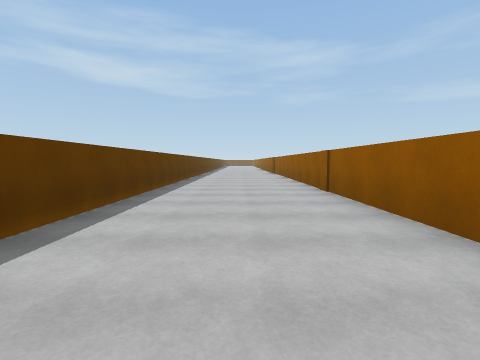
view 1 (above)

18 first-person views from a walk through a Unity game level. The camera is 1.3 m above the floor, tilts 4° down and sees 85° across. The floor is counted in squares, 1.8 m on a side. Each view is taken from the middle of a square. On the plan, view 1 faces up. The plan holds only what a view shows up to about 9 squares ahead; the rest is blank. The place goes on beyond the plan. The player is left out.

view 2
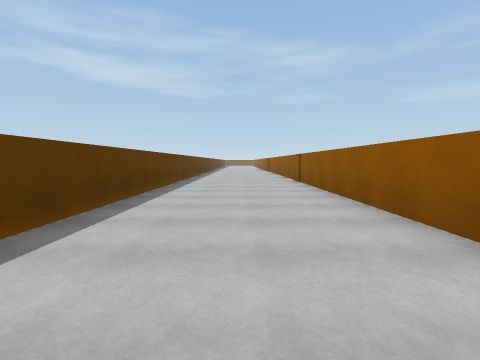

view 3
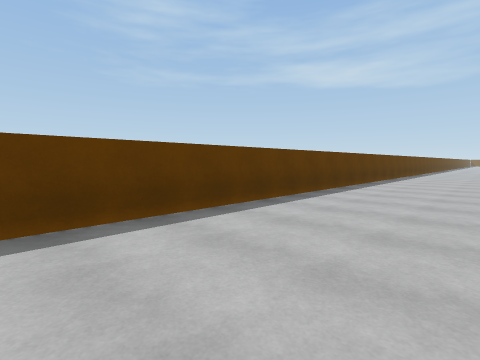

view 4
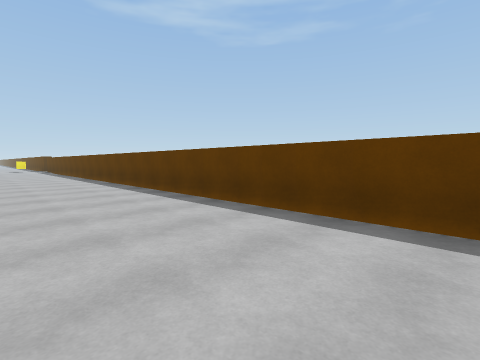

view 5
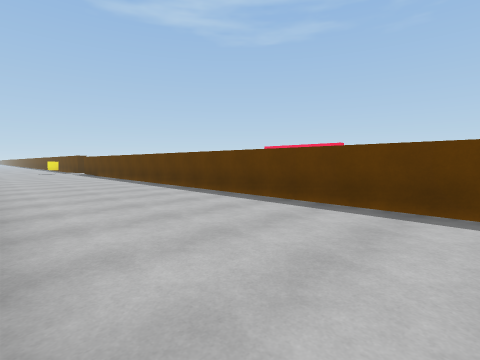

view 6
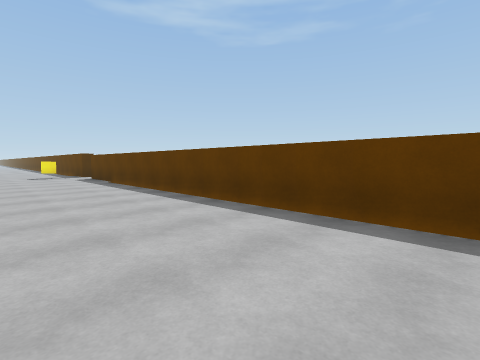

view 7
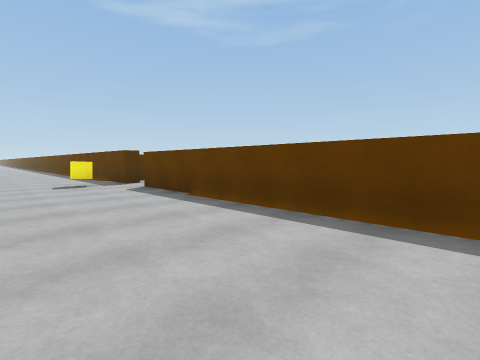

view 8
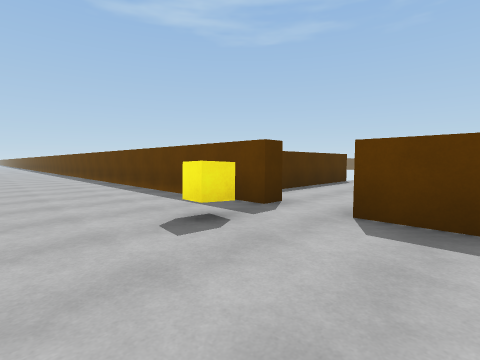

view 9
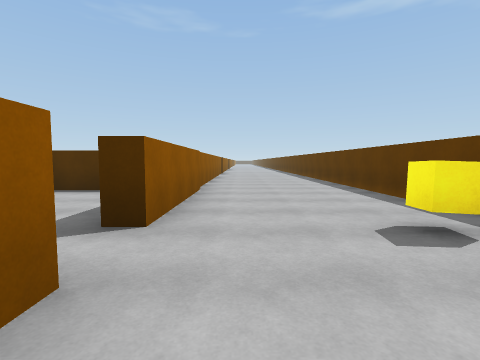

view 10
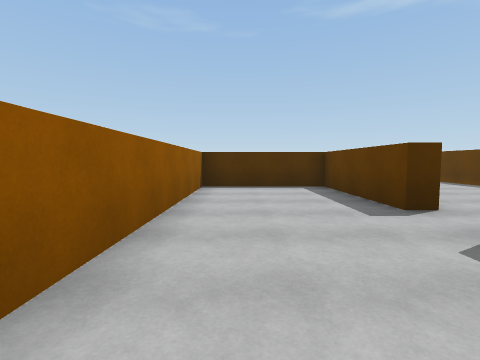

view 11
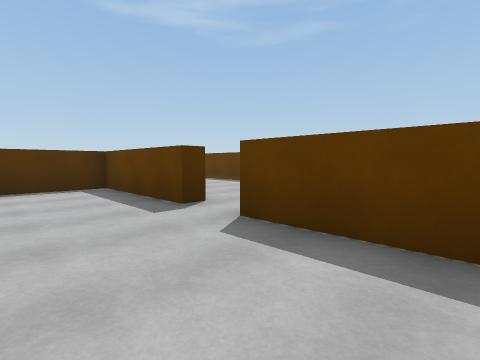

view 12
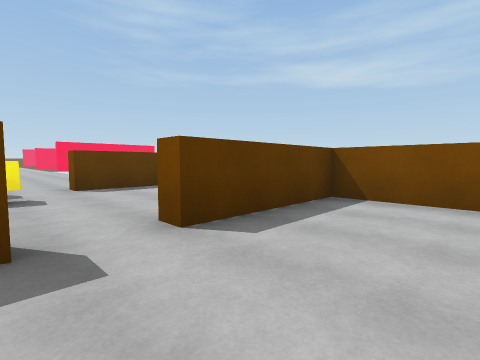

view 13
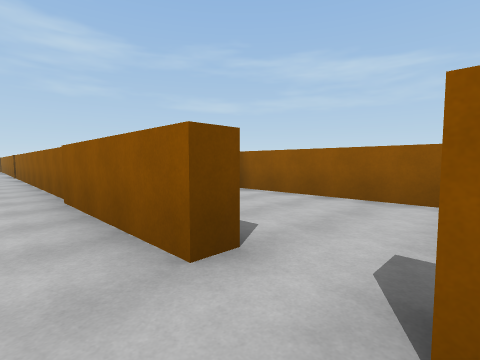

view 14
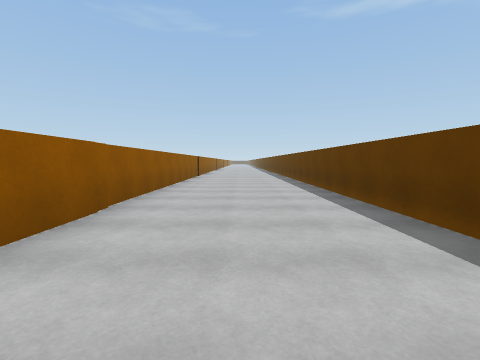

view 15
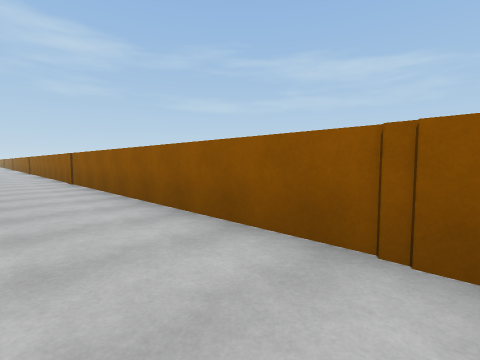

view 16
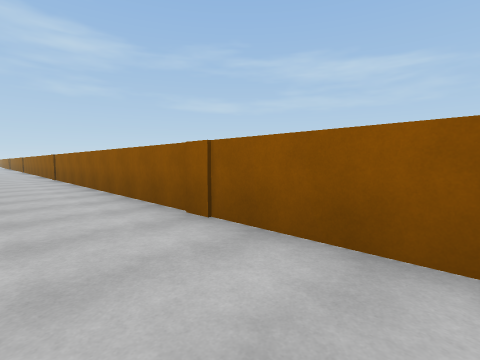

view 17
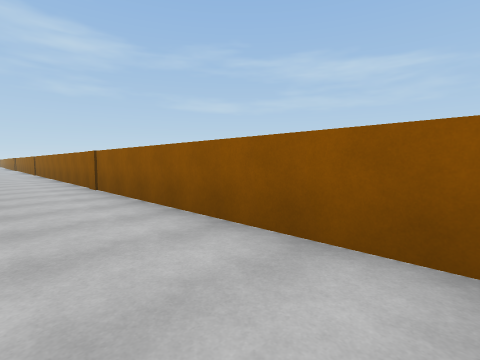

view 18
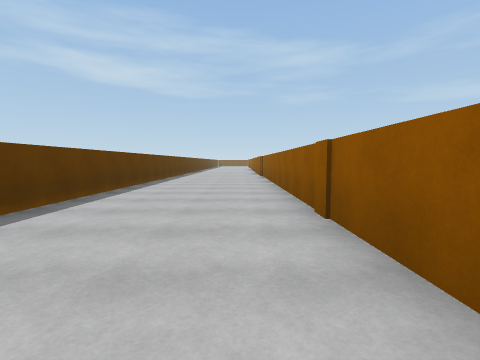

### Floor plan
Points are (right, up) in squares from view 1. A wall is a line through its corners. A room is listed if a view was taken in it or the views show most of it. See-through windows are left out.
Room 1 (views 1, 2, 3, 4, 5, 6, 7, 8, 9, 13, 14, 15, 16, 17, 18)
walls: (2.1, -26.5) (2.1, 10.5); (-3, -27.9) (-2.4, -27.9) (-2.4, -35.5); (-2.4, 10.5) (-2.4, -26.5) (-3, -26.5); (2.1, -35.5) (2.1, -27.9)
ways out: opening at (2, -27) to room 2; opening at (-3, -27)
objects: yellow cube (-1, -28)
Room 2 (views 10, 11, 12)
walls: (2.1, -27.9) (2.5, -27.9) (2.5, -31.6) (6.1, -31.6) (6.1, -22.9); (4.9, -22.9) (2.5, -22.9) (2.5, -26.5) (2.1, -26.5)
ways out: opening at (2, -27) to room 1

Where each view was taken, in squares from view 1:
view 1: 0 up, 0 right, facing up
view 2: 3 down, 0 right, facing up
view 3: 7 down, 1 right, facing up-left
view 4: 4 down, 1 right, facing down-left
view 5: 9 down, 2 right, facing down-left
view 6: 14 down, 1 right, facing down-left
view 7: 19 down, 1 right, facing down-left
view 8: 25 down, 1 right, facing down-left
view 9: 25 down, 1 right, facing down
view 10: 24 down, 5 right, facing down
view 11: 24 down, 5 right, facing down-left
view 12: 28 down, 5 right, facing up-left
view 13: 28 down, 1 right, facing up-right
view 14: 28 down, 0 right, facing down
view 15: 23 down, 0 right, facing up-right
view 16: 16 down, 0 right, facing up-right
view 17: 11 down, 0 right, facing up-right
view 18: 3 up, 1 right, facing up
